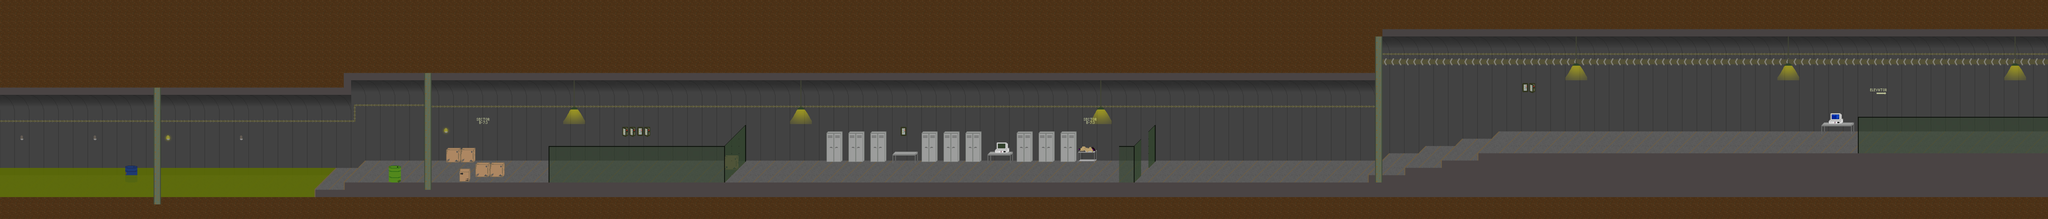

Below is a game level as drawn by its tile map, then a one-line description and the .tmx that defines it (tile-layer data replaced by summaries):
An orthogonal 280x30 tile map with 32x32 px tiles, 4 tile layers (lower, backward, middle, forward) and 21 objects.

<map version="1.2" tiledversion="1.2.3" orientation="orthogonal" renderorder="left-down" width="280" height="30" tilewidth="32" tileheight="32" infinite="0" nextlayerid="8" nextobjectid="29">
 <tileset firstgid="1" source="../tileSet.tsx" />
 <objectgroup id="2" name="static-objects">
  <object id="3" x="0" y="800" width="1472" height="32" />
  <object id="4" x="1440" y="768" width="160" height="32" />
  <object id="5" x="1568" y="736" width="4512" height="32" />
  <object id="6" x="160" y="512" width="32" height="352" />
  <object id="11" x="6048" y="704" width="192" height="32" />
  <object id="12" x="6208" y="672" width="192" height="32" />
  <object id="13" x="6368" y="640" width="192" height="32" />
  <object id="15" x="6528" y="608" width="2432" height="32" />
  <object id="16" x="3229.25" y="579.5" width="4.5" height="157" />
  <object id="17" x="3167.5" y="684.75" width="65.5" height="51.25" />
  <object id="18" x="8576" y="224" width="32" height="384">
   <properties>
    <property name="finish" value="" />
   </properties>
  </object>
  <object id="26" x="549" y="726" width="51" height="74" />
 </objectgroup>
 <objectgroup id="3" name="enemies">
  <object id="8" x="2552" y="714">
   <properties>
    <property name="turret" value="" />
   </properties>
  </object>
  <object id="19" x="4429.33" y="720">
   <properties>
    <property name="ross" value="" />
   </properties>
  </object>
  <object id="20" x="5261.33" y="718.667">
   <properties>
    <property name="punk" value="" />
   </properties>
  </object>
  <object id="21" x="5930.67" y="718.667">
   <properties>
    <property name="ross" value="" />
   </properties>
  </object>
  <object id="22" x="7596" y="594">
   <properties>
    <property name="turret" value="" />
   </properties>
  </object>
  <object id="23" x="2120" y="721.333">
   <properties>
    <property name="turret" value="" />
   </properties>
  </object>
 </objectgroup>
 <objectgroup id="4" name="interactive-objects">
  <object id="24" x="3941" y="664.5">
   <properties>
    <property name="hill" value="" />
   </properties>
  </object>
  <object id="27" x="244" y="704">
   <properties>
    <property name="message" value="" />
   </properties>
  </object>
  <object id="28" x="8090" y="516">
   <properties>
    <property name="message" value="" />
   </properties>
  </object>
 </objectgroup>
 <layer id="1" name="lower" width="280" height="30">
  <data>[8400 cells, 8275 non-empty, 19 distinct tile ids]</data>
 </layer>
 <layer id="5" name="backward" width="280" height="30">
  <data>[8400 cells, 843 non-empty, 59 distinct tile ids]</data>
 </layer>
 <layer id="6" name="middle" width="280" height="30">
  <data>[8400 cells, 63 non-empty, 40 distinct tile ids]</data>
 </layer>
 <layer id="7" name="forward" width="280" height="30">
  <data>[8400 cells, 480 non-empty, 43 distinct tile ids]</data>
 </layer>
</map>
